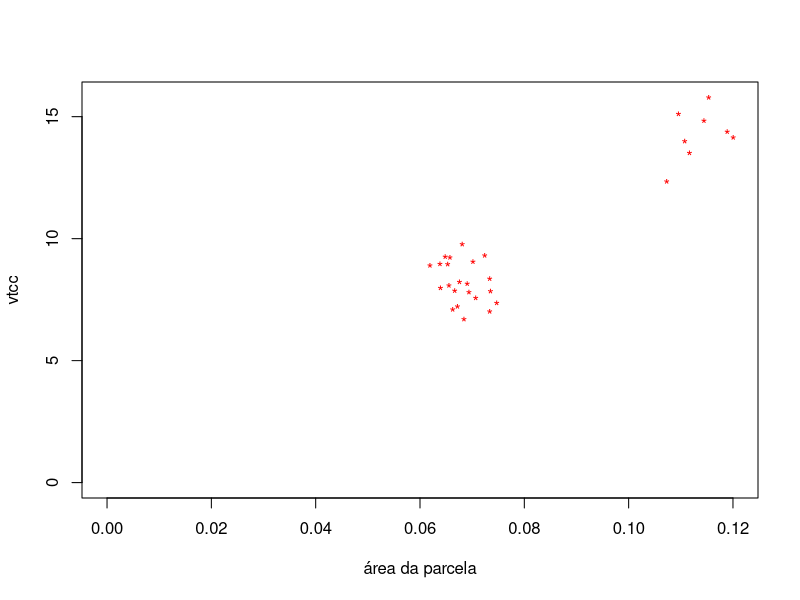

R code for this plot:
#ACS - ESTIMADOR DE RAZÃO PARA A MEDIA

parc<-read.csv2('dados_raz_reg.csv');
View(parc);

x=parc$areaparc/10000;
y=parc$vtcc;

x11();
plot(x,y,xlab='área da parcela',
     ylab='vtcc',pch='*',col='red',
     xlim=c(0,max(x)),ylim=c(0,max(y)));

aj=lm(y~x);
summary(aj);

(xme=mean(x)); #Média estimada de x (variável independente)
(nt=parc$compfrag[1]/parc$larg_parc[1]);
(xm=parc$areafrag[1]/nt);#Média populacional de x

(yme=mean(y)); #Média estimada de y (variável dependente)

(R=yme/xme); #Estimador de razão
(n=length(y)); #Número de amostras

#varr=Variancia entre valores observados e os estimados pelo
#estimador de razão
(varr=(sum(y^2)-2*R*sum(y*x)+R^2*sum(x^2))/(n-1));

(ymraz=R*xm); #Média por parcela (m3/parc);

(varmedia=(1-n/nt)*(1/n)*varr); #Variância da média estimada

(erro_pad_media=sqrt(varmedia)); #Erro padrão da média

(erro_inv=qt(0.975,n-1)*erro_pad_media); #Erro do inventário (m3/parc)

(erro_inv_perc=erro_inv/ymraz*100); #Erro do inventário (%)

(ytraz=ymraz*nt); #Total populacional (m3)
(ymraz_ha=ytraz/parc$areafrag[1]); #(m3/ha)

